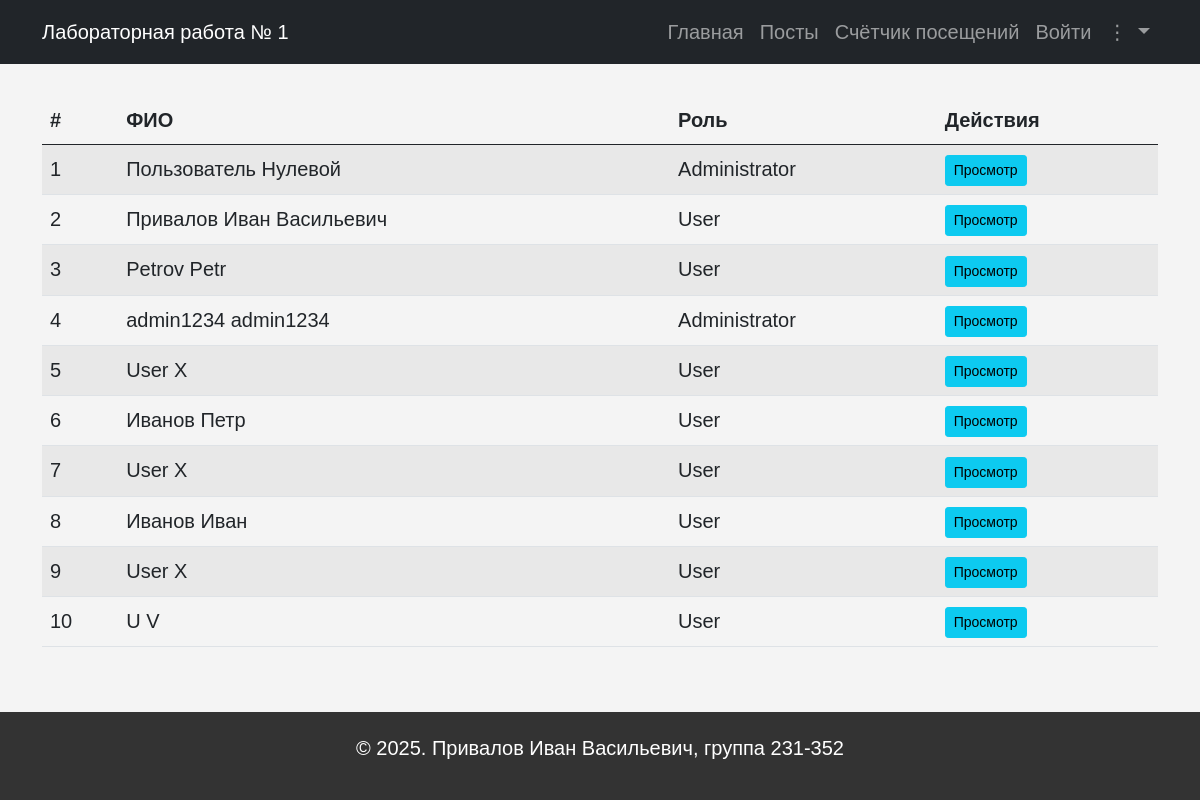
The page / on the database its author committed.
### models.py (models this page shows, shortened)
class User(UserMixin, db.Model):
    __tablename__ = 'users'
    id = db.Column(db.Integer, primary_key=True)
    login = db.Column(db.String(64), unique=True, nullable=False)
    password_hash = db.Column(db.String(128), nullable=False)
    surname = db.Column(db.String(64))
    name = db.Column(db.String(64), nullable=False)
    patronymic = db.Column(db.String(64))
    role_id = db.Column(db.Integer, db.ForeignKey('roles.id'))
    role = db.relationship('Role', backref=db.backref('users', lazy=True))
    created_at = db.Column(db.DateTime, default=datetime.utcnow, nullable=False)

class Role(db.Model):
    __tablename__ = 'roles'
    id = db.Column(db.Integer, primary_key=True)
    name = db.Column(db.String(64), unique=True, nullable=False)
    description = db.Column(db.Text)

### app.py (the view)
@app.route('/')
def index():
    users = User.query.order_by(User.id).all()
    return render_template('index.html', users=users)

### app.py (called while the page is built)
@app.after_request
def log_visit(response):
    if request.endpoint not in ('static',) and not request.path.startswith('/visit_logs'):
        visit = VisitLog(
            path=request.path,
            user_id=current_user.id if current_user.is_authenticated else None
        )
        db.session.add(visit)
        db.session.commit()
    return response

### templates/index.html (shortened to what this page needs)
{% extends 'base.html' %} {% block content %}
<div class="row">
  <div class="col-lg-12">
    <table class="table table-striped mt-3">
      <thead>
        <tr>
          <th>#</th>
          <th>ФИО</th>
          <th>Роль</th>
          <th>Действия</th>
        </tr>
      </thead>
      <tbody>
        {% for user in users %}
        <tr>
          <td>{{ loop.index }}</td>
          <td>
            {{ user.surname or '' }} {{ user.name or '' }} {{ user.patronymic or
            '' }}
          </td>
          <td>{{ user.role.name if user.role else '' }}</td>
          <td>
            <a
              class="btn btn-info btn-sm"
              href="{{ url_for('view_user', user_id=user.id) }}"
              >Просмотр</a
            >
          </td>
        </tr>
        {% endfor %}
      </tbody>
    </table>
  </div>
</div>
{% endblock %}

### templates/base.html (shortened to what this page needs)
<!DOCTYPE html>
<html lang="ru">
  <head>
    <link
      href="https://cdn.jsdelivr.net/npm/bootstrap@5.0.2/dist/css/bootstrap.min.css"
      rel="stylesheet"
    />
    <link
      rel="stylesheet"
      href="{{ url_for('static', filename='styles.css') }}"
    />
  </head>
  <body>
    <header>
      <nav class="navbar navbar-expand-lg navbar-dark bg-dark">
        <div class="container">
          <a class="navbar-brand" href="{{ url_for('index') }}"
            >Лабораторная работа № 1</a
          >
          <div class="collapse navbar-collapse" id="navbarSupportedContent">
            <ul class="navbar-nav ms-auto mb-2 mb-lg-0">
              <li class="nav-item">
                <a
                  class="nav-link"
                  aria-current="page"
                  href="{{ url_for('index') }}"
                  >Главная</a
                >
              </li>
              <li class="nav-item">
                <a
                  class="nav-link"
                  aria-current="page"
                  href="{{ url_for('posts') }}"
                  >Посты</a
                >
              </li>
              <li class="nav-item">
                <a class="nav-link" href="{{ url_for('counter') }}"
                  >Счётчик посещений</a
                >
              </li>
              {% if current_user.is_authenticated %}
              <li class="nav-item">
                <a class="nav-link" href="{{ url_for('secret') }}"
                  >Секретная страница</a
                >
              </li>
              <li class="nav-item">
                <a class="nav-link" href="{{ url_for('logout') }}">Выйти</a>
              </li>
              <li class="nav-item">
                <a class="nav-link" href="{{ url_for('change_password') }}"
                  >Изменить пароль</a
                >
              </li>
              {% else %}
              <li class="nav-item">
                <a class="nav-link" href="{{ url_for('login') }}">Войти</a>
              </li>
              {% endif %}
              <li class="nav-item dropdown">
                <a
                  class="nav-link dropdown-toggle"
                  href="#"
                  id="moreDropdown"
                  role="button"
                  data-bs-toggle="dropdown"
                  aria-expanded="false"
                >
                  &#x22EE;
                </a>
              </li>
            </ul>
          </div>
        </div>
      </nav>
    </header>
    <main class="my-3">
      <div class="container">
        {% block content %}{% endblock %}
      </div>
    </main>
    <footer>
      <p>&copy; 2025. Привалов Иван Васильевич, группа 231-352</p>
    </footer>
  </body>
</html>

### static/styles.css (style rules this page uses)
html, body { height: 100%; margin: 0; }
body { font-size: 1.25rem; font-family: Arial, sans-serif; line-height: 1.6; margin: 0; padding: 0; background-color: #f4f4f4; display: flex; flex-direction: column; }
main { flex: 1 0 auto; }
footer { flex-shrink: 0; background-color: #212529; color: white; text-align: center; padding: 1rem; }
footer { background-color: #333; color: white; padding: 20px 0; text-align: center; position: relative; bottom: 0; width: 100%; }

### rows shown on the page
User: surname "Пользователь", name "Нулевой", role "Administrator"
User: surname "Привалов", name "Иван", patronymic "Васильевич", role "User"
User: surname "Petrov", name "Petr", role "User"
User: surname "admin1234", name "admin1234", role "Administrator"
User: surname "User", name "X", role "User"
User: surname "Иванов", name "Петр", role "User"
User: surname "User", name "X", role "User"
User: surname "Иванов", name "Иван", role "User"
User: surname "User", name "X", role "User"
User: surname "U", name "V", role "User"
